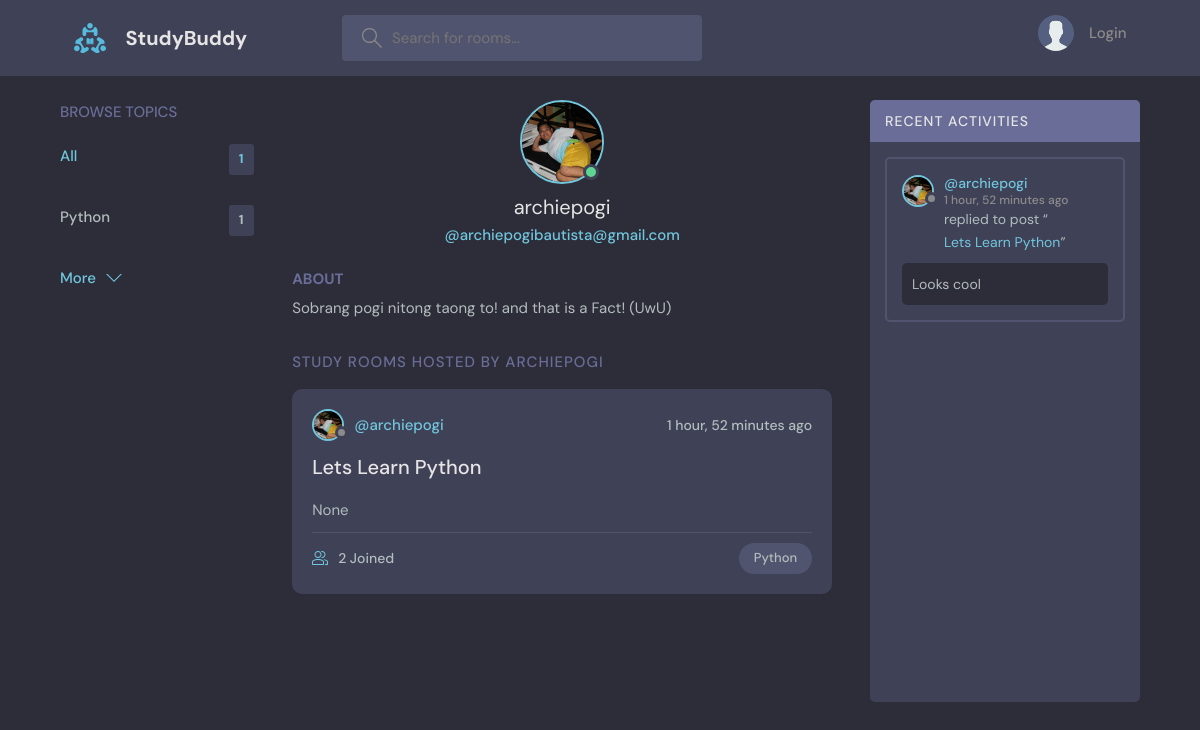
The app's page /profile/1 with its own data.
### base/models.py (models this page shows, shortened)
class Topic(models.Model):
    name = models.CharField(max_length=200)

class User(AbstractUser):
    name = models.CharField(max_length=200, null=True)
    email = models.EmailField(unique=True, null=True)
    bio = models.TextField(null=True)
    avatar = models.ImageField(null=True, default="avatar.svg")
    USERNAME_FIELD = 'email'
    REQUIRED_FIELDS = []

class Room(models.Model):
    host = models.ForeignKey(User, on_delete=models.SET_NULL, null=True)
    topic = models.ForeignKey(Topic, on_delete=models.SET_NULL, null=True)
    name = models.CharField(max_length=200)
    description = models.TextField(null=True, blank=True)
    participants = models.ManyToManyField(
        User, related_name="participants", blank=True)
    updated = models.DateTimeField(auto_now=True)
    created = models.DateTimeField(auto_now_add=True)
    class Meta:
        ordering = ['-updated', '-created']
    def __str__(self):
        return self.name

class Message(models.Model):
    user = models.ForeignKey(User, on_delete=models.CASCADE)
    room = models.ForeignKey(Room, on_delete=models.CASCADE)
    body = models.TextField()
    updated = models.DateTimeField(auto_now=True)
    created = models.DateTimeField(auto_now_add=True)
    class Meta:
        ordering = ['-updated', '-created']
    def __str__(self):
        return self.body[0:50]

### base/views.py (the view)
# urls.py: path('profile/<str:pk>', views.userProfile, name="user-profile"),
def userProfile(request, pk):
    user = User.objects.get(id=pk)
    rooms = user.room_set.all()
    room_messages = user.message_set.all()
    topics = Topic.objects.all()
    context = {'user': user, 'rooms': rooms,
               'room_messages': room_messages, 'topics': topics}
    return render(request, 'base/profile.html', context)

### base/templates/base/profile.html (shortened to what this page needs)
{% extends 'main.html' %} {% block content %}
  <main class="profile-page layout layout--3">
    <div class="container">
      {% include 'base/topics_component.html' %}
      <div class="roomList">
        <div class="profile">
          <div class="profile__avatar">
            <div class="avatar avatar--large active">
              <img src="{{user.avatar.url}}" />
            </div>
          </div>
          <div class="profile__info">
            <h3>{{user.username}}</h3>
            <p>@{{user}}</p>
          </div>
          <div class="profile__about">
            <h3>About</h3>
            <p>
             {{user.bio}}
            </p>
          </div>
        </div>
        <div class="roomList__header">
          <div>
            <h2>Study Rooms Hosted by {{user.username}}</a>
            </h2>
          </div>
        </div>
        {% include 'base/feed_component.html' %}
      </div>
      <div class="activities">{% include 'base/activity_component.html' %}</div>
    </div>
  </main>
{% endblock content %}

### templates/main.html (shortened to what this page needs)
<!DOCTYPE html>
{% load static %}
<html lang="en">
  <head>
    <link rel="stylesheet" href="{% static 'styles/style.css' %}" />
  </head>
  <body>
    {% include 'navbar.html' %}  {% block content %} {% endblock %}
  </body>
</html>

### templates/navbar.html (shortened to what this page needs)
{% load static %}
<header class="header header--loggedIn">
  <div class="container">
    <a href="{% url 'home' %}" class="header__logo">
      <img src="{% static 'images/logo.svg' %}" />
      <h1>StudyBuddy</h1>
    </a>
    <form class="header__search" method="GET" action="{% url 'home' %}">
      <label>
        <input name="q" placeholder="Search for rooms..." />
      </label>
    </form>
    <nav class="header__menu">
      {% if request.user.is_authenticated %}
      <div class="header__user">
        <a href="{% url 'user-profile' request.user.id %}">
          <div class="avatar avatar--medium active">
            <img src="{{request.user.avatar.url}}" />
          </div>
          <p>{{request.user.name}} <span>@{{request.user.name}}</span></p>
        </a>
        <button class="dropdown-button">
          <svg
            version="1.1"
            xmlns="http://www.w3.org/2000/svg"
            width="32"
            height="32"
            viewBox="0 0 32 32"
          >
            <title>chevron-down</title>
            <path d="M16 21l-13-13h-3l16 16 16-16h-3l-13 13z"></path>
          </svg>
        </button>
      </div>
      {% else %}
       <a href="{% url 'login' %}">
          <img src="{% static 'images/avatar.svg' %}" />
          <p>Login</p>
        </a>
      {% endif %}
    </nav>
  </div>
</header>

### base/templates/base/topics_component.html
<div class="topics">
  <div class="topics__header">
    <h2>Browse Topics</h2>
  </div>
  <ul class="topics__list">
    <li>
      <a href="/" class="active">All <span>{{topics.count}}</span></a>
    </li>
    {% for topic in topics %}
    <li>
      <a href="{% url 'home' %}?q={{topic.name}}"
        >{{topic.name}} <span>{{topic.room_set.all.count}}</span></a
      >
    </li>
    {% endfor %}
  </ul>
  <a class="btn btn--link" href="{% url 'topics' %}">
    More
    <svg
      version="1.1"
      xmlns="http://www.w3.org/2000/svg"
      width="32"
      height="32"
      viewBox="0 0 32 32"
    >
      <title>chevron-down</title>
      <path d="M16 21l-13-13h-3l16 16 16-16h-3l-13 13z"></path>
    </svg>
  </a>
</div>

### base/templates/base/feed_component.html (shortened to what this page needs)
{% for room in rooms%}
<div class="roomListRoom">
  <div class="roomListRoom__header">
    <a
      href="{% url 'user-profile' room.host.id %}"
      class="roomListRoom__author"
    >
      <div class="avatar avatar--small">
        <img src="{{room.host.avatar.url}}" />
      </div>
      <span>@{{room.host.username}}</span>
    </a>
    <div class="roomListRoom__actions">
      <span>{{room.created|timesince}} ago</span>
    </div>
  </div>
  <div class="roomListRoom__content">
    <a href="{% url 'room' room.id %}">{{room.name}}</a>
    <p>{{room.description}}</p>
  </div>
  <div class="roomListRoom__meta">
    <a href="{% url 'room' room.id %}" class="roomListRoom__joined">
      {{room.participants.all.count}} Joined
    </a>
    <p class="roomListRoom__topic">{{room.topic.name}}</p>
  </div>
</div>
{% endfor %}

### base/templates/base/activity_component.html (shortened to what this page needs)
<div class="activities__header">
  <h2>Recent Activities</h2>
</div>
<div style="height: 70vh; overflow-y: scroll">
  {% for message in room_messages %}
  <div class="activities__box">
    <div class="activities__boxHeader roomListRoom__header">
      <a
        href="{% url 'user-profile' message.user.id %}"
        class="roomListRoom__author"
      >
        <div class="avatar avatar--small">
          <img src="{{message.user.avatar.url}}" />
        </div>
        <p>
          @{{message.user.username}}
          <span>{{message.created|timesince}} ago</span>
        </p>
      </a>
    </div>
    <div class="activities__boxContent">
      <p>
        replied to post “<a href="{% url 'room' message.room.id %}"
          >{{message.room}}</a
        >”
      </p>
      <div class="activities__boxRoomContent">{{message}}</div>
    </div>
  </div>
  {% endfor %}
</div>

### records on screen
Topic: name "Python", room_set.all.count "1"
User: avatar (picture), username "archiepogi", email "archiepogibautista@gmail.com", bio "Sobrang pogi nitong taong to! and that is a Fact! (UwU)", username "ARCHIEPOGI"
Room: host.avatar (picture), host.username "archiepogi", created "1 hour, 52 minutes", name "Lets Learn Python", description "None", participants.all.count "2", topic.name "Python"
Message: user.avatar (picture), user.username "archiepogi", created "1 hour, 52 minutes", room "Lets Learn Python", body "Looks cool"

### other values on screen
{{ topics.count }} "1"
